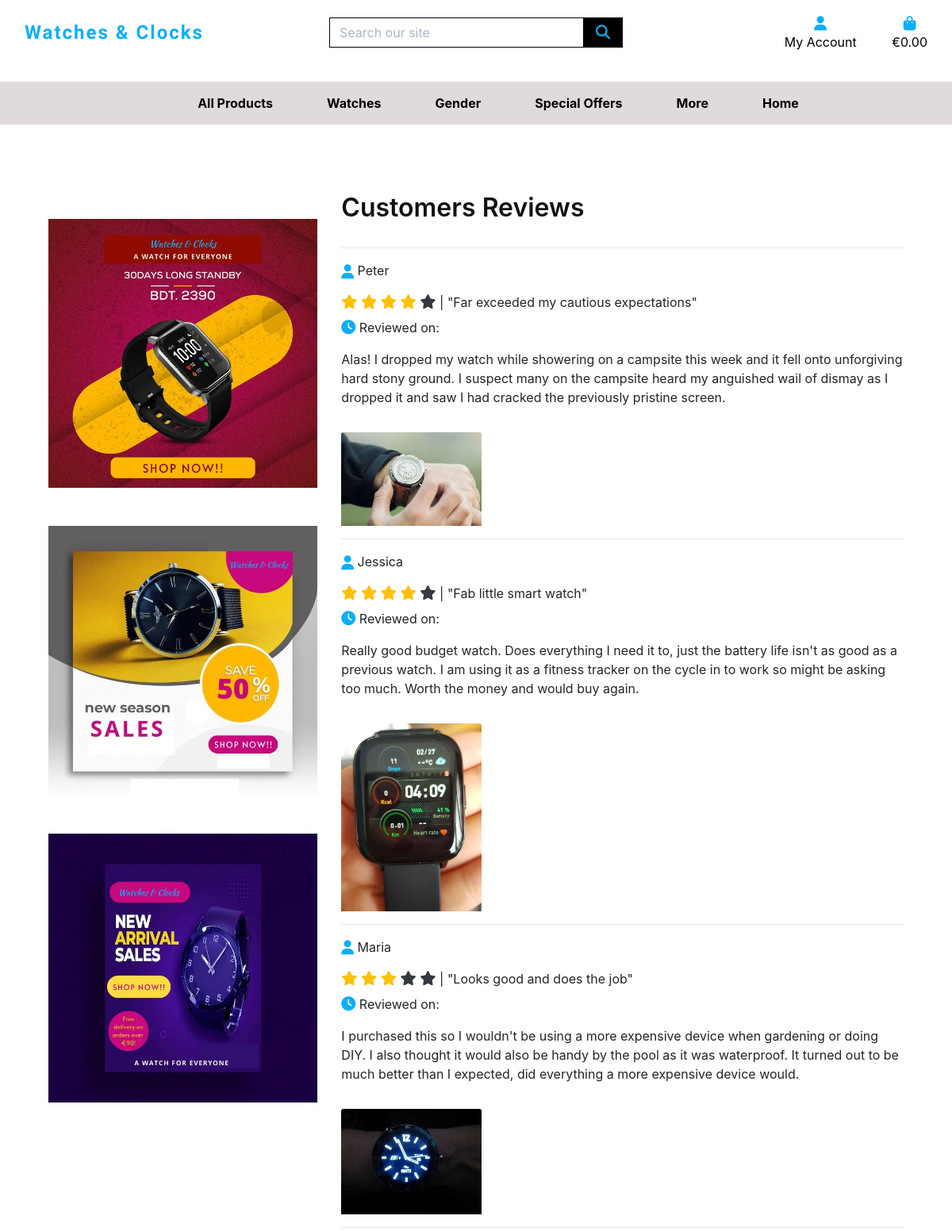
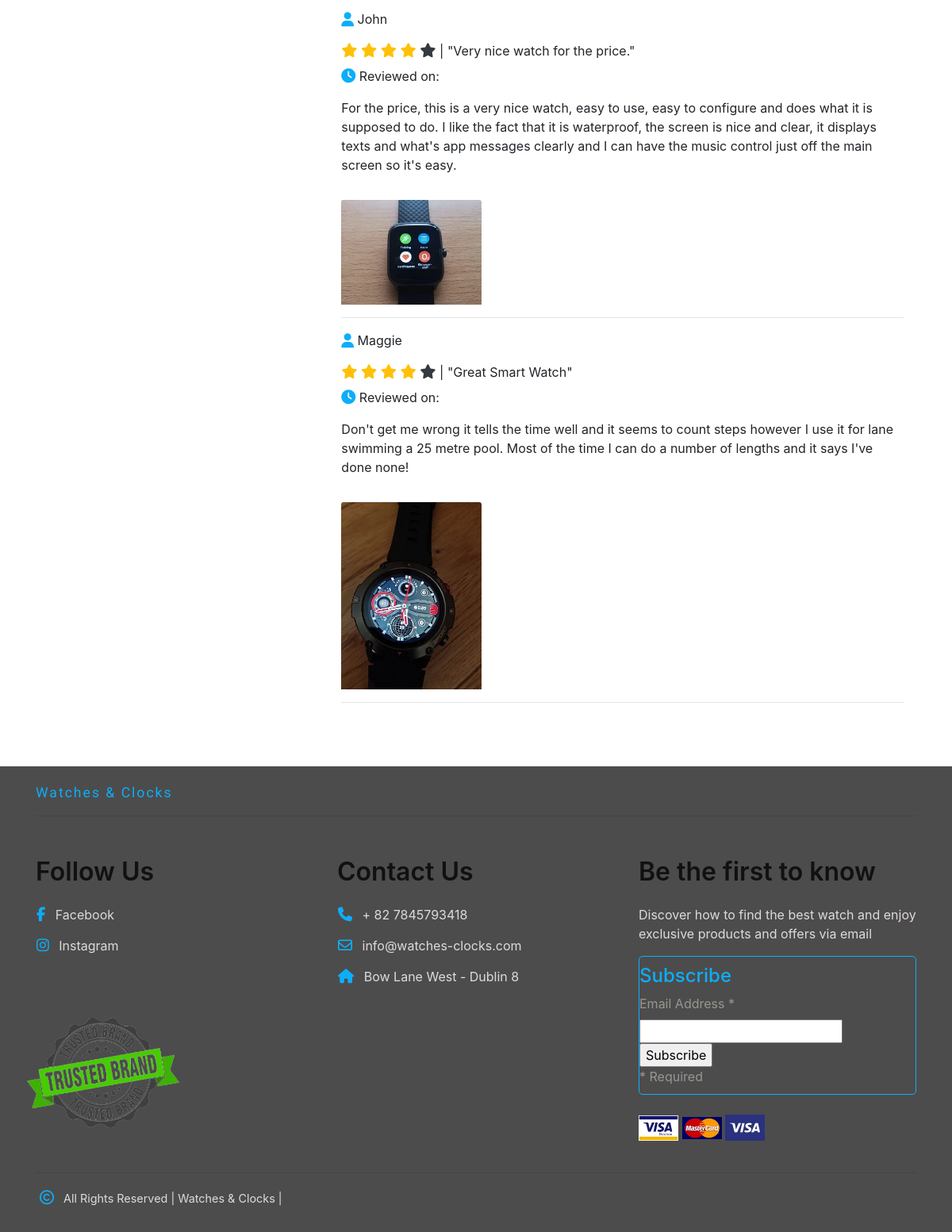
The app's page /reviews/ with its own data (2 pictures, top to bottom).
### banners/models.py (models this page shows, shortened)
class BannerVerical(models.Model):
    class Meta:
        verbose_name_plural = 'Vertical Banner'
    name = models.CharField(max_length=254)
    description = models.TextField()
    image_small = models.ImageField(upload_to='banners/', null=True, blank=True)
    featured = models.BooleanField(default=False)

### reviews/models.py (models this page shows, shortened)
class Reviews(models.Model):
    class Meta:
        verbose_name_plural = 'Reviews'
    review_name = models.CharField(max_length=100)
    name = models.CharField(max_length=20)
    image = models.ImageField(upload_to='reviews_images/', null=True, blank=True)
    timestamp = models.DateTimeField(auto_now_add=True)
    product_review = models.TextField(max_length=300)
    rating = models.DecimalField(
        max_digits=6, decimal_places=2, null=True, blank=True)
    service_review = models.TextField(null=True, max_length=100)
    service_rating = models.DecimalField(
        max_digits=6, decimal_places=2, null=True, blank=True)
    approved = models.BooleanField(default=False)

### reviews/views.py (the view)
# urls.py: path('', views.reviews, name='reviews'),
def reviews(request):
    reviews_list = Reviews.objects.all().filter(
        approved=True).order_by("-timestamp")
    return render(request, 'reviews/reviews.html', {'reviews_list': reviews_list})

### bag/contexts.py (called while the page is built, shortened)
def bag_contents(request):
    bag_items = []
    total = 0
    product_count = 0
    bag = request.session.get('bag', {})
    if total < settings.FREE_DELIVERY_THRESHOLD:
        delivery = total * Decimal(settings.STANDARD_DELIVERY_PERCENTAGE / 100)
        free_delivery_delta = settings.FREE_DELIVERY_THRESHOLD - total
    else:
        delivery = 0
        free_delivery_delta = 0
    grand_total = delivery + total
    context = {
        'bag_items': bag_items,
        'total': total,
        'product_count': product_count,
        'delivery': delivery,
        'free_delivery_delta': free_delivery_delta,
        'free_delivery_threshold': settings.FREE_DELIVERY_THRESHOLD,
        'grand_total': grand_total,
    }
    return context

### banners/context_processors.py (called while the page is built)
def banner_carousel(request):
    banners_carousel =  BannerCarousel.objects.filter(featured=True)
    context = {
        'banners_carousel': banners_carousel,
    }
    return context

def banner_bottom(request):
    home_banner_bottom = BannerBottom.objects.filter(featured=True)
    context = {
        'home_banner_bottom': home_banner_bottom,
    }
    return context

def banner_vertival(request):
    banner_vertival = BannerVerical.objects.filter(featured=True)
    context = {
        'banner_vertival': banner_vertival,
    }
    return context

### products/context_processors.py (called while the page is built)
def products_selected(request):
    products_selected = Product.objects.filter(featured=True)
    context = {
        'products_selected': products_selected,
    }
    return context

def products_promotion(request):
    products_promotion = Product.objects.filter(promotion=True)
    context = {
        'products_promotion': products_promotion,
    }
    return context

def comming_soon(request):
    comming_soon = Product.objects.filter(comming_soon=True)
    context = {
        'comming_soon': comming_soon,
    }
    return context

### reviews/context_processors.py (called while the page is built)
def service_reviews(request):
    service_reviews = Reviews.objects.filter(
        approved=True).order_by("-timestamp")
    context = {
        'service_reviews': service_reviews,
    }
    return context

### reviews/templates/reviews/reviews.html (shortened to what this page needs)
{% extends "base.html" %}
{% load static %}
{% block page_header %}
    <div class="container header-container">
    </div>
{% endblock %}
{% block content %}
<section id="reviews" class="container mt-5"></div>
    <div class="row p-3">
       {% include "includes/banner_vertical.html" %}
        </div>
        <div class="col-md-8">
            <h2 class="sub-title">Customers Reviews</h2>
            <hr>
            {% for review in reviews_list %}
            <div class="review-box">
                <p> {{ review.name  | slice:":10" }}</p>
                <span>
                    {% if review.rating == 5 %}
                    <i class="fas fa-star"></i>
                    <i class="fas fa-star"></i>
                    <i class="fas fa-star"></i>
                    <i class="fas fa-star"></i>
                    <i class="fas fa-star"></i>
                    {% elif review.rating == 4 %}
                    <i class="fas fa-star"></i>
                    <i class="fas fa-star"></i>
                    <i class="fas fa-star"></i>
                    <i class="fas fa-star"></i>
                    <i class="fas fa-star text-dark"></i>
                    {% else%}
                    <i class="fas fa-star"></i>
                    <i class="fas fa-star"></i>
                    <i class="fas fa-star"></i>
                    <i class="fas fa-star text-dark"></i>
                    <i class="fas fa-star text-dark"></i>
                    {% endif %}
                </span>
                <span> | "{{ review.review_name}}"</span>
                <p class="mt-2"><i class="fa fa-clock interactive-color"></i> Reviewed on: {{ reviews.timestamp }}</p>
                <div class="review-text">
                    <p class="mt-3">{{ review.product_review}}</p>
                </div>
                <div class="review-img">
                    {% if review.image %}
                        <img class="review-image card-img-top img-fluid mt-3" src="{{ review.image.url }}" alt="{{ review.name }} Review Image">
                    {% else %}
                        <img class="review-image card-img-top img-fluid mt-3" src="{{ MEDIA_URL }}noimage.png" alt="{{ review.name }} Review Image">
                    {% endif %}
                </div>
            </div>
            <hr>
            {% endfor %}
          </div>
        </section>
{% endblock %}

### banners/templates/includes/banner_vertical.html
{% load static %}
{% block content %}
<div class="col-md-4">
    <div class="banner-box mt-5">
        {% for banner in banner_vertival %}
        <img class="w-100 mb-5" src="{{ banner.image_small.url }}" alt="{{ banner.name }} - {{ banner.description }}">
        {% endfor %}
    </div>
{% endblock %}

### static/css/main.css (style rules this page uses)
* { -webkit-transition: all ease 0.2s; text-decoration: none !important; -o-transition: all ease 0.2s; -webkit-transition: all ease 0.3s; -moz-transition: all ease 0.3s; -o-transition: all ease 0.3s; transition: all ease0.3s; }
body { height: 100%; padding: 0; margin: 0; }
:root { --iterative-color: rgb(13, 174, 248); --overlay-black: rgba(0, 0, 0, 0.7); --fully-black: rgb(17, 17, 17); --light-grey: rgb(224, 218, 218); --white: rgb(255, 255, 255); --orange: rgb(236, 170, 115); --red: rgb(228, 15, 15); --text-white: rgb(250, 235, 215); --text-grey: rgb(153, 150, 145); --text-black: rgba(17, 17, 17); }
i { font-size: 18px !important; }
.fa-star { color: #ffc107; }
.sub-title { font-size: 2rem; color: var(--text-black); font-weight: 600; padding: 15px 0; }
.interactive-color { color: var(--iterative-color) !important; }
@media (min-width: 992px) { .header-container { padding-top: 164px; } }

### reviews/static/reviews/css/reviews.css (style rules this page uses)
.review-image { width: 25%; }

### records on screen
BannerVerical: image_small (picture)
BannerVerical: image_small (picture)
BannerVerical: image_small (picture)
Reviews: name "Peter", rating 4 (drawn), review_name "Far exceeded my cautious expectations", product_review "Alas! I dropped my watch while showering on a campsite this week and it fell onto unforgiving hard stony ground. I suspect many on the campsite heard my anguished wail of dismay as I dropped it and saw I had cracked the previously pristine screen.", image (picture)
Reviews: name "Jessica", rating 4 (drawn), review_name "Fab little smart watch", product_review "Really good budget watch. Does everything I need it to, just the battery life isn't as good as a previous watch. I am using it as a fitness tracker on the cycle in to work so might be asking too much. Worth the money and would buy again.", image (picture)
Reviews: name "Maria", review_name "Looks good and does the job", product_review "I purchased this so I wouldn't be using a more expensive device when gardening or doing DIY. I also thought it would also be handy by the pool as it was waterproof. It turned out to be much better than I expected, did everything a more expensive device would.", image (picture)
Reviews: name "John", rating 4 (drawn), review_name "Very nice watch for the price.", product_review "For the price, this is a very nice watch, easy to use, easy to configure and does what it is supposed to do. I like the fact that it is waterproof, the screen is nice and clear, it displays texts and what's app messages clearly and I can have the music control just off the main screen so it's easy.", image (picture)
Reviews: name "Maggie", rating 4 (drawn), review_name "Great Smart Watch", product_review "Don't get me wrong it tells the time well and it seems to count steps however I use it for lane swimming a 25 metre pool. Most of the time I can do a number of lengths and it says I've done none!", image (picture)
